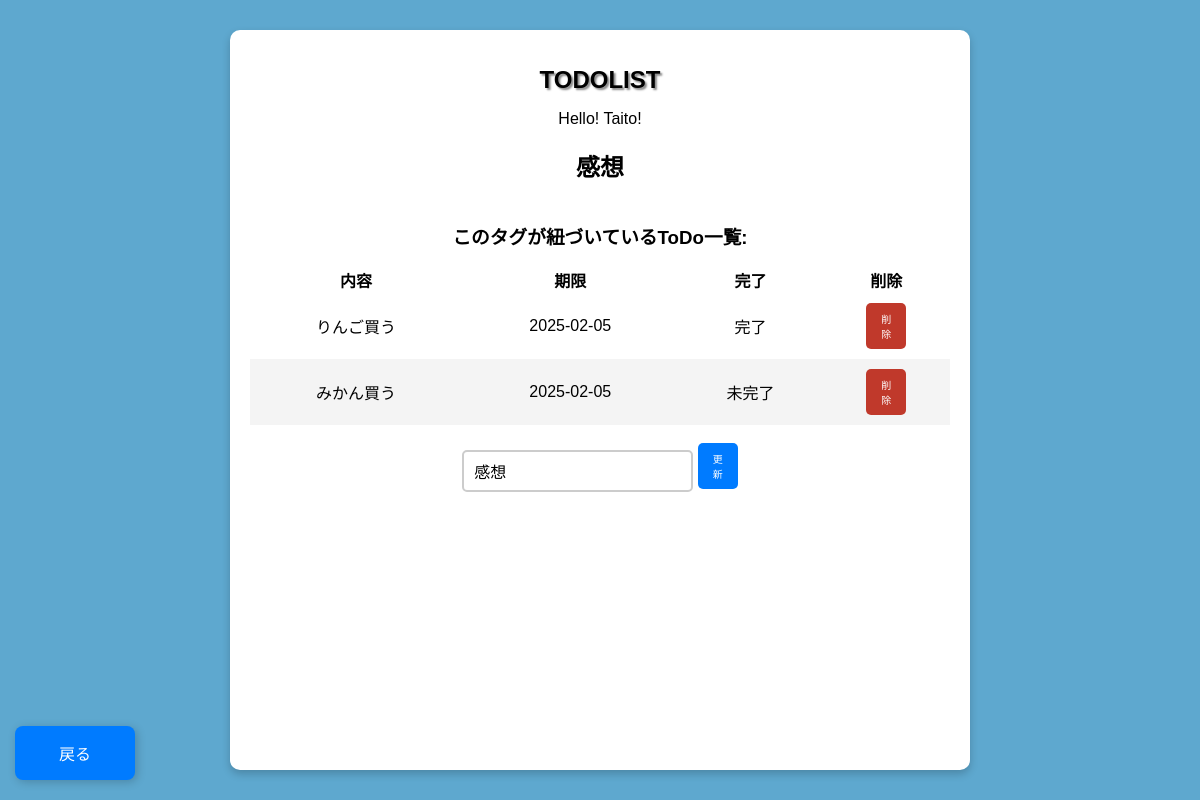
The app's page /tag/6 with its own data.
### app/database/table/models.py (models this page shows)
class Tag(Base):
    __tablename__ = 'tag'
    __table_args__ = {
        'comment': 'tagの内容を管理するテーブル'
    }
    id   = Column('tag_id', Integer, primary_key=True, autoincrement=True)
    desc = Column('description', String(200), nullable=False)
    settings = relationship("Set", back_populates="tag", cascade="all, delete-orphan")

class Todo(Base):
    __tablename__ = 'todo'
    __table_args__ = {
        'comment': 'todoの内容を管理するテーブル'
    }
    id   = Column('todo_id', Integer, primary_key=True, autoincrement=True)
    box  = Column('box', String(200), nullable=False)
    date = Column('date', Date, nullable=True)  # 現在時刻をデフォルトに設定
    completed = Column('completed', Boolean, default=False)
    settings = relationship("Set", back_populates="todo", cascade="all, delete-orphan")

### app/routes/tag.py (the view)
@router.get("/tag/{tag_id}")
async def read_tag(request: Request, tag_id: int):
    tag = db.query(Tag).filter(Tag.id == tag_id).first()
    if not tag:
        return JSONResponse(status_code=404, detail="Tagが見つかりません")
    related_todos = (
        db.query(Todo)
        .join(Set, Set.todo_id == Todo.id)
        .filter(Set.tag_id == tag_id)
        .all()
    )
    return templates.TemplateResponse("tag.html", {
        "request": request,
        "name": "Taito!",
        "tag": tag,
        "tag_id": tag_id,
        "related_todos": related_todos  # 紐づくToDoリストを渡す
    })

### app/templates/tag.html (shortened to what this page needs)
{% extends "layout.html" %}
{% block content %}
    <h2>{{ tag.desc }}</h2>
    <h3>このタグが紐づいているToDo一覧:</h3>
    <table style="border-collapse: separate; border-spacing: 0;">
        <thead>
            <tr>
                <th>内容</th>
                <th>期限</th>
                <th>完了</th>
                <th>削除</th>
            </tr>
        </thead>
        <tbody id="todo-list">
            {% for todo in related_todos %}
            <tr>
                <td>
                    <a href="/todo/{{ todo.id }}" style="color: black; text-decoration: none;">
                        {{ todo.box }}
                    </a>
                </td>
                <td>{{ todo.date if todo.date else 'なし' }}</td>
                <td>{{ '完了' if todo.completed else '未完了' }}</td>
                <td>
                    <button onclick="deleteTodo('{{ todo.id }}')" class="remove-btn">
                        削除
                    </button>
                </td>
            </tr>
            {% endfor %}
        </tbody>
    </table>
    <br>
    <form id="tag-updateform" class="tag-updateform" data-tag-id="{{ tag.id }}">
        <input type="text" id="update-tagdesc" class="tag-updateinput" placeholder="Tagを入力" name="tagdesc" required value="{{ tag.desc }}">
        <button type="submit" class="add-button">更新</button>
    </form>
    <a href="/tag" class="back-button">戻る</a>
{% endblock %}

### app/static/css/styles.css (style rules this page uses)
body { font-family: Arial, sans-serif; background-color: #5ea8cf; display: flex; justify-content: center; align-items: center; height: 100vh; margin: 0; }
input { flex: 1; padding: 10px; border: 2px solid #ccc; border-radius: 5px; font-size: 16px; }
button { background-color: #3498db; color: white; border: none; padding: 10px; cursor: pointer; border-radius: 5px; font-size: 20px; width: 40px; }
.remove-btn { padding: 8px 15px; font-size: 10px; background-color: #c0392b; color: white; border: none; border-radius: 5px; cursor: pointer; transition: background-color 0.3s ease; }
.back-button { text-decoration: none; position: fixed; bottom: 20px; left: 15px; width: 40px; background-color: #007bff; color: white; border: none; padding: 15px 40px; border-radius: 8px; font-size: 16px; cursor: pointer; box-shadow: 2px 2px 10px rgba(0, 0, 0, 0.2); transition: background-color 0.3s ease; display: flex; align-items: center; justify-content: center; }
.add-button { padding: 8px 15px; font-size: 10px; background-color: #007bff; color: white; border: none; border-radius: 5px; cursor: pointer; transition: background-color 0.3s ease; }
table { width: 100%; border-spacing: 0; }
#todo-list tr:nth-child(even) { background-color: #f4f4f4; }
#todo-list tr:nth-child(odd) { background-color: #ffffff; }
#todo-list tr { border-bottom: 1px solid #ccc; }
#todo-list tr:last-child { border-bottom: none; }
td { padding: 10px; }

### records on screen
Tag: desc "感想", tagdesc "感想"
Todo: box "りんご買う", date "2025-02-05", completed "完了"
Todo: box "みかん買う", date "2025-02-05", completed "未完了"

### other values on screen
{{ name }} "Taito!"
